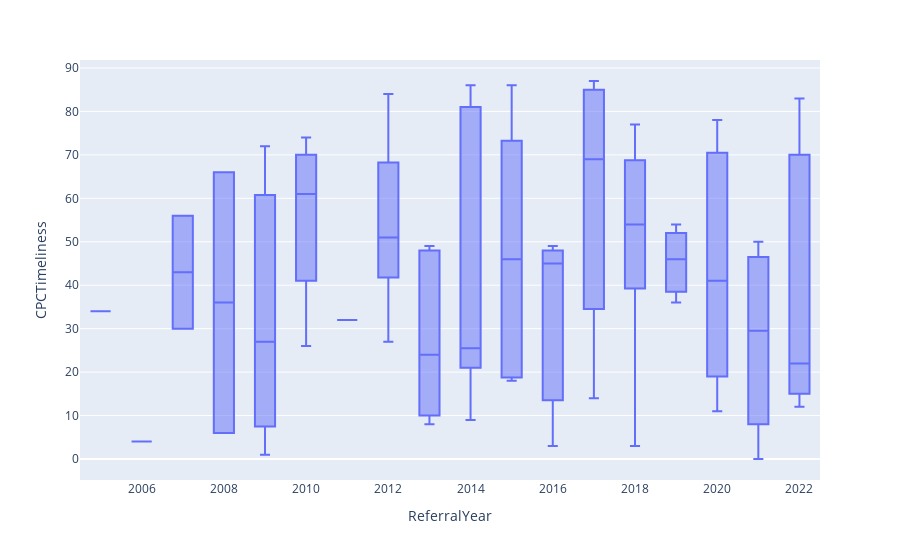

Notebook cell for this chart:
### Code cell
df['ReferralYear'] = df['CINreferralDate'].dt.year

time_box = px.box(df,
                  x='ReferralYear',
                  y='CPCTimeliness')

time_box.show()

### Figure 1 — Plotly figure (JSON) as saved in the notebook; plotly's stock layout.template omitted (floating-point values rounded to 4 significant figures)
{"data": [{"alignmentgroup": "True", "hovertemplate": "ReferralYear=%{x}<br>CPCTimeliness=%{y}<extra></extra>", "legendgroup": "", "marker": {"color": "#636efa"}, "name": "", "notched": false, "offsetgroup": "", "orientation": "v", "showlegend": false, "type": "box", "x": [2020, 2013, 2017, 2020, 2022, 2016, 2021, 2022, 2022, 2018, 2021, 2018, 2020, 2012, 2022, 2014, 2022, 2013, 2018, 2020, 2014, 2022, 2020, 2012, 2022, 2017, 2016, 2006, 2015, 2010, 2012, 2008, 2012, 2019, 2020, 2020, 2012, 2018, 2007, 2018, 2021, 2013, 2010, 2020, 2020, 2009, 2018, 2020, 2014, 2014, 2022, 2015, 2017, 2005, 2018, 2017, 2010, 2020, 2012, 2015, 2012, 2012, 2022, 2009, 2011, 2016, 2009, 2021, 2021, 2013, 2014, 2013, 2020, 2019, 2020, 2013, 2013, 2007, 2004, 2020, 2018, 2018, 2015, 2021, 2021, 2008, 2022, 2016, 2015, 2019, 2014, 2022, 2021, 2014, 2018, 2020, 2010, 2019, 2018, 2018, 2022], "x0": " ", "xaxis": "x", "y": [78, 49, 14, 66, 83, 3, 0, 25, 12, 65, 16, 54, 46, 74, null, 27, 19, 8, 68, null, 24, 66, null, 50, null, 83, 45, 4, 86, 66, 84, 66, 39, null, 67, 11, 51, 46, 56, 3, 43, 48, 56, 19, 19, 1, 77, 36, 21, null, 15, 69, 55, 34, 69, 87, 74, 74, null, 18, 27, 51, 74, 27, 32, null, 72, null, 50, 10, 86, 27, 77, 36, 33, 21, null, 30, null, 13, 9, 49, 19, null, null, 6, 70, 49, 46, 46, 81, 13, null, 9, 75, null, 26, 54, null, 37, 17], "y0": " ", "yaxis": "y"}], "layout": {"boxmode": "group", "legend": {"tracegroupgap": 0}, "margin": {"t": 60}, "xaxis": {"anchor": "y", "domain": [0, 1], "title": {"text": "ReferralYear"}}, "yaxis": {"anchor": "x", "domain": [0, 1], "title": {"text": "CPCTimeliness"}}}}
